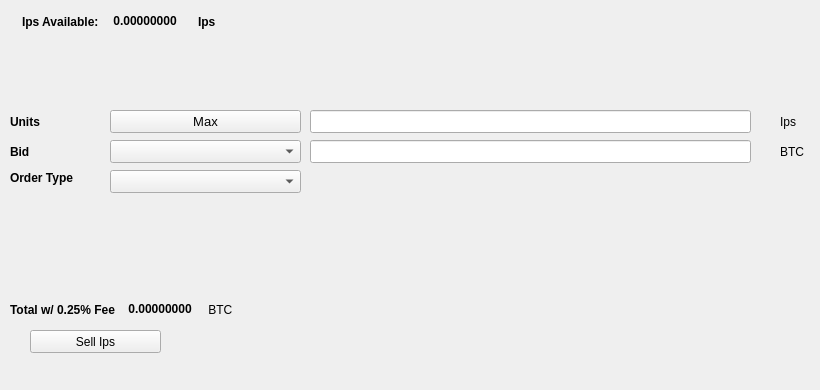
   <widget class="QWidget" name="SellTab">
    <attribute name="title">
     <string>Sell</string>
    </attribute>
    <widget class="QLabel" name="label_16">
     <property name="geometry">
      <rect>
       <x>780</x>
       <y>140</y>
       <width>31</width>
       <height>23</height>
      </rect>
     </property>
     <property name="text">
      <string>BTC</string>
     </property>
    </widget>
    <widget class="QComboBox" name="SellBidcomboBox">
     <property name="geometry">
      <rect>
       <x>110</x>
       <y>140</y>
       <width>191</width>
       <height>23</height>
      </rect>
     </property>
     <property name="font">
      <font>
       <pointsize>10</pointsize>
      </font>
     </property>
    </widget>
    <widget class="QLabel" name="label_18">
     <property name="geometry">
      <rect>
       <x>10</x>
       <y>110</y>
       <width>46</width>
       <height>23</height>
      </rect>
     </property>
     <property name="font">
      <font>
       <weight>75</weight>
       <bold>true</bold>
      </font>
     </property>
     <property name="text">
      <string>Units</string>
     </property>
    </widget>
    <widget class="QPushButton" name="Sell_Max_Amount">
     <property name="geometry">
      <rect>
       <x>110</x>
       <y>110</y>
       <width>191</width>
       <height>23</height>
      </rect>
     </property>
     <property name="font">
      <font>
       <pointsize>10</pointsize>
      </font>
     </property>
     <property name="text">
      <string>Max</string>
     </property>
    </widget>
    <widget class="QLabel" name="label_20">
     <property name="geometry">
      <rect>
       <x>10</x>
       <y>170</y>
       <width>91</width>
       <height>16</height>
      </rect>
     </property>
     <property name="font">
      <font>
       <weight>75</weight>
       <bold>true</bold>
      </font>
     </property>
     <property name="text">
      <string>Order Type</string>
     </property>
    </widget>
    <widget class="QComboBox" name="SellOrdertypeCombo">
     <property name="geometry">
      <rect>
       <x>110</x>
       <y>170</y>
       <width>191</width>
       <height>23</height>
      </rect>
     </property>
     <property name="font">
      <font>
       <pointsize>10</pointsize>
      </font>
     </property>
    </widget>
    <widget class="QLabel" name="label_21">
     <property name="geometry">
      <rect>
       <x>10</x>
       <y>140</y>
       <width>46</width>
       <height>23</height>
      </rect>
     </property>
     <property name="font">
      <font>
       <weight>75</weight>
       <bold>true</bold>
      </font>
     </property>
     <property name="text">
      <string>Bid</string>
     </property>
    </widget>
    <widget class="QLabel" name="label_22">
     <property name="geometry">
      <rect>
       <x>780</x>
       <y>110</y>
       <width>31</width>
       <height>23</height>
      </rect>
     </property>
     <property name="text">
      <string>Ips</string>
     </property>
    </widget>
    <widget class="QLineEdit" name="UnitsInputIps">
     <property name="geometry">
      <rect>
       <x>310</x>
       <y>110</y>
       <width>441</width>
       <height>23</height>
      </rect>
     </property>
     <property name="font">
      <font>
       <pointsize>9</pointsize>
       <weight>75</weight>
       <bold>true</bold>
      </font>
     </property>
    </widget>
    <widget class="QLineEdit" name="SellBidPriceEdit">
     <property name="geometry">
      <rect>
       <x>310</x>
       <y>140</y>
       <width>441</width>
       <height>23</height>
      </rect>
     </property>
     <property name="font">
      <font>
       <pointsize>9</pointsize>
       <weight>75</weight>
       <bold>true</bold>
      </font>
     </property>
    </widget>
    <widget class="QPushButton" name="SellIpsBTN">
     <property name="geometry">
      <rect>
       <x>30</x>
       <y>330</y>
       <width>131</width>
       <height>23</height>
      </rect>
     </property>
     <property name="text">
      <string>Sell Ips</string>
     </property>
     <property name="icon">
      <iconset resource="../ips">
       <normaloff>:/icons/bitcoin</normaloff>:/icons/bitcoin</iconset>
     </property>
    </widget>
    <widget class="QWidget" name="layoutWidget3">
     <property name="geometry">
      <rect>
       <x>22</x>
       <y>12</y>
       <width>258</width>
       <height>19</height>
      </rect>
     </property>
     <layout class="QHBoxLayout" name="horizontalLayout">
      <item>
       <widget class="QLabel" name="label232_2">
        <property name="font">
         <font>
          <weight>75</weight>
          <bold>true</bold>
         </font>
        </property>
        <property name="text">
         <string>Ips Available:</string>
        </property>
       </widget>
      </item>
      <item>
       <widget class="QLabel" name="IpsAvailableLabel">
        <property name="palette">
         <palette>
          <active>
           <colorrole role="WindowText">
            <brush brushstyle="SolidPattern">
             <color alpha="255">
              <red>0</red>
              <green>0</green>
              <blue>0</blue>
             </color>
            </brush>
           </colorrole>
           <colorrole role="Button">
            <brush brushstyle="SolidPattern">
             <color alpha="255">
              <red>0</red>
              <green>170</green>
              <blue>0</blue>
             </color>
            </brush>
           </colorrole>
           <colorrole role="Light">
            <brush brushstyle="SolidPattern">
             <color alpha="255">
              <red>0</red>
              <green>255</green>
              <blue>0</blue>
             </color>
            </brush>
           </colorrole>
           <colorrole role="Midlight">
            <brush brushstyle="SolidPattern">
             <color alpha="255">
              <red>0</red>
              <green>212</green>
              <blue>0</blue>
             </color>
            </brush>
           </colorrole>
           <colorrole role="Dark">
            <brush brushstyle="SolidPattern">
             <color alpha="255">
              <red>0</red>
              <green>85</green>
              <blue>0</blue>
             </color>
            </brush>
           </colorrole>
           <colorrole role="Mid">
            <brush brushstyle="SolidPattern">
             <color alpha="255">
              <red>0</red>
              <green>113</green>
              <blue>0</blue>
             </color>
            </brush>
           </colorrole>
           <colorrole role="Text">
            <brush brushstyle="SolidPattern">
             <color alpha="255">
              <red>0</red>
              <green>170</green>
              <blue>0</blue>
             </color>
            </brush>
           </colorrole>
           <colorrole role="BrightText">
            <brush brushstyle="SolidPattern">
             <color alpha="255">
              <red>255</red>
              <green>255</green>
              <blue>255</blue>
             </color>
            </brush>
           </colorrole>
           <colorrole role="ButtonText">
            <brush brushstyle="SolidPattern">
             <color alpha="255">
              <red>0</red>
              <green>0</green>
              <blue>0</blue>
             </color>
            </brush>
           </colorrole>
           <colorrole role="Base">
            <brush brushstyle="SolidPattern">
             <color alpha="255">
              <red>255</red>
              <green>255</green>
              <blue>255</blue>
             </color>
            </brush>
           </colorrole>
           <colorrole role="Window">
            <brush brushstyle="SolidPattern">
             <color alpha="255">
              <red>0</red>
              <green>170</green>
              <blue>0</blue>
             </color>
            </brush>
           </colorrole>
           <colorrole role="Shadow">
            <brush brushstyle="SolidPattern">
             <color alpha="255">
              <red>0</red>
              <green>0</green>
              <blue>0</blue>
             </color>
            </brush>
           </colorrole>
           <colorrole role="AlternateBase">
            <brush brushstyle="SolidPattern">
             <color alpha="255">
              <red>127</red>
              <green>212</green>
              <blue>127</blue>
             </color>
            </brush>
           </colorrole>
           <colorrole role="ToolTipBase">
            <brush brushstyle="SolidPattern">
             <color alpha="255">
              <red>255</red>
              <green>255</green>
              <blue>220</blue>
             </color>
            </brush>
           </colorrole>
           <colorrole role="ToolTipText">
            <brush brushstyle="SolidPattern">
             <color alpha="255">
              <red>0</red>
              <green>0</green>
              <blue>0</blue>
             </color>
            </brush>
           </colorrole>
          </active>
          <inactive>
           <colorrole role="WindowText">
            <brush brushstyle="SolidPattern">
             <color alpha="255">
              <red>0</red>
              <green>0</green>
              <blue>0</blue>
             </color>
            </brush>
           </colorrole>
           <colorrole role="Button">
            <brush brushstyle="SolidPattern">
             <color alpha="255">
              <red>0</red>
              <green>170</green>
              <blue>0</blue>
             </color>
            </brush>
           </colorrole>
           <colorrole role="Light">
            <brush brushstyle="SolidPattern">
             <color alpha="255">
              <red>0</red>
              <green>255</green>
              <blue>0</blue>
             </color>
            </brush>
           </colorrole>
           <colorrole role="Midlight">
            <brush brushstyle="SolidPattern">
             <color alpha="255">
              <red>0</red>
              <green>212</green>
              <blue>0</blue>
             </color>
            </brush>
           </colorrole>
           <colorrole role="Dark">
            <brush brushstyle="SolidPattern">
             <color alpha="255">
              <red>0</red>
              <green>85</green>
              <blue>0</blue>
             </color>
            </brush>
           </colorrole>
           <colorrole role="Mid">
            <brush brushstyle="SolidPattern">
             <color alpha="255">
              <red>0</red>
              <green>113</green>
              <blue>0</blue>
             </color>
            </brush>
           </colorrole>
           <colorrole role="Text">
            <brush brushstyle="SolidPattern">
             <color alpha="255">
              <red>0</red>
              <green>170</green>
              <blue>0</blue>
             </color>
            </brush>
           </colorrole>
           <colorrole role="BrightText">
            <brush brushstyle="SolidPattern">
             <color alpha="255">
              <red>255</red>
              <green>255</green>
              <blue>255</blue>
             </color>
            </brush>
           </colorrole>
           <colorrole role="ButtonText">
            <brush brushstyle="SolidPattern">
             <color alpha="255">
              <red>0</red>
              <green>0</green>
              <blue>0</blue>
             </color>
            </brush>
           </colorrole>
           <colorrole role="Base">
            <brush brushstyle="SolidPattern">
             <color alpha="255">
              <red>255</red>
              <green>255</green>
              <blue>255</blue>
             </color>
            </brush>
           </colorrole>
           <colorrole role="Window">
            <brush brushstyle="SolidPattern">
             <color alpha="255">
              <red>0</red>
              <green>170</green>
              <blue>0</blue>
             </color>
            </brush>
           </colorrole>
           <colorrole role="Shadow">
            <brush brushstyle="SolidPattern">
             <color alpha="255">
              <red>0</red>
              <green>0</green>
              <blue>0</blue>
             </color>
            </brush>
           </colorrole>
           <colorrole role="AlternateBase">
            <brush brushstyle="SolidPattern">
             <color alpha="255">
              <red>127</red>
              <green>212</green>
              <blue>127</blue>
             </color>
            </brush>
           </colorrole>
           <colorrole role="ToolTipBase">
            <brush brushstyle="SolidPattern">
             <color alpha="255">
              <red>255</red>
              <green>255</green>
              <blue>220</blue>
             </color>
            </brush>
           </colorrole>
           <colorrole role="ToolTipText">
            <brush brushstyle="SolidPattern">
             <color alpha="255">
              <red>0</red>
              <green>0</green>
              <blue>0</blue>
             </color>
            </brush>
           </colorrole>
          </inactive>
          <disabled>
           <colorrole role="WindowText">
            <brush brushstyle="SolidPattern">
             <color alpha="255">
              <red>0</red>
              <green>85</green>
              <blue>0</blue>
             </color>
            </brush>
           </colorrole>
           <colorrole role="Button">
            <brush brushstyle="SolidPattern">
             <color alpha="255">
              <red>0</red>
              <green>170</green>
              <blue>0</blue>
             </color>
            </brush>
           </colorrole>
           <colorrole role="Light">
            <brush brushstyle="SolidPattern">
             <color alpha="255">
              <red>0</red>
              <green>255</green>
              <blue>0</blue>
             </color>
            </brush>
           </colorrole>
           <colorrole role="Midlight">
            <brush brushstyle="SolidPattern">
             <color alpha="255">
              <red>0</red>
              <green>212</green>
              <blue>0</blue>
             </color>
            </brush>
           </colorrole>
           <colorrole role="Dark">
            <brush brushstyle="SolidPattern">
             <color alpha="255">
              <red>0</red>
              <green>85</green>
              <blue>0</blue>
             </color>
            </brush>
           </colorrole>
           <colorrole role="Mid">
            <brush brushstyle="SolidPattern">
             <color alpha="255">
              <red>0</red>
              <green>113</green>
              <blue>0</blue>
             </color>
            </brush>
           </colorrole>
           <colorrole role="Text">
            <brush brushstyle="SolidPattern">
             <color alpha="255">
              <red>0</red>
              <green>85</green>
              <blue>0</blue>
             </color>
            </brush>
           </colorrole>
           <colorrole role="BrightText">
            <brush brushstyle="SolidPattern">
             <color alpha="255">
              <red>255</red>
              <green>255</green>
              <blue>255</blue>
             </color>
            </brush>
           </colorrole>
           <colorrole role="ButtonText">
            <brush brushstyle="SolidPattern">
             <color alpha="255">
              <red>0</red>
              <green>85</green>
              <blue>0</blue>
             </color>
            </brush>
           </colorrole>
           <colorrole role="Base">
            <brush brushstyle="SolidPattern">
             <color alpha="255">
              <red>0</red>
              <green>170</green>
              <blue>0</blue>
             </color>
            </brush>
           </colorrole>
           <colorrole role="Window">
            <brush brushstyle="SolidPattern">
             <color alpha="255">
              <red>0</red>
              <green>170</green>
              <blue>0</blue>
             </color>
            </brush>
           </colorrole>
           <colorrole role="Shadow">
            <brush brushstyle="SolidPattern">
             <color alpha="255">
              <red>0</red>
              <green>0</green>
              <blue>0</blue>
             </color>
            </brush>
           </colorrole>
           <colorrole role="AlternateBase">
            <brush brushstyle="SolidPattern">
             <color alpha="255">
              <red>0</red>
              <green>170</green>
              <blue>0</blue>
             </color>
            </brush>
           </colorrole>
           <colorrole role="ToolTipBase">
            <brush brushstyle="SolidPattern">
             <color alpha="255">
              <red>255</red>
              <green>255</green>
              <blue>220</blue>
             </color>
            </brush>
           </colorrole>
           <colorrole role="ToolTipText">
            <brush brushstyle="SolidPattern">
             <color alpha="255">
              <red>0</red>
              <green>0</green>
              <blue>0</blue>
             </color>
            </brush>
           </colorrole>
          </disabled>
         </palette>
        </property>
        <property name="font">
         <font>
          <weight>75</weight>
          <bold>true</bold>
         </font>
        </property>
        <property name="text">
         <string> 0.00000000 </string>
        </property>
        <property name="textInteractionFlags">
         <set>Qt::LinksAccessibleByMouse|Qt::TextSelectableByKeyboard|Qt::TextSelectableByMouse</set>
        </property>
       </widget>
      </item>
      <item>
       <widget class="QLabel" name="labelIps">
        <property name="font">
         <font>
          <weight>75</weight>
          <bold>true</bold>
         </font>
        </property>
        <property name="text">
         <string>Ips</string>
        </property>
       </widget>
      </item>
     </layout>
    </widget>
    <widget class="QWidget" name="layoutWidget">
     <property name="geometry">
      <rect>
       <x>10</x>
       <y>300</y>
       <width>268</width>
       <height>19</height>
      </rect>
     </property>
     <layout class="QHBoxLayout" name="horizontalLayout_2">
      <item>
       <widget class="QLabel" name="label_19">
        <property name="font">
         <font>
          <weight>75</weight>
          <bold>true</bold>
         </font>
        </property>
        <property name="text">
         <string>Total w/ 0.25% Fee </string>
        </property>
       </widget>
      </item>
      <item>
       <widget class="QLabel" name="SellCostLabel">
        <property name="palette">
         <palette>
          <active>
           <colorrole role="WindowText">
            <brush brushstyle="SolidPattern">
             <color alpha="255">
              <red>0</red>
              <green>0</green>
              <blue>0</blue>
             </color>
            </brush>
           </colorrole>
           <colorrole role="Button">
            <brush brushstyle="SolidPattern">
             <color alpha="255">
              <red>0</red>
              <green>170</green>
              <blue>0</blue>
             </color>
            </brush>
           </colorrole>
           <colorrole role="Light">
            <brush brushstyle="SolidPattern">
             <color alpha="255">
              <red>0</red>
              <green>255</green>
              <blue>0</blue>
             </color>
            </brush>
           </colorrole>
           <colorrole role="Midlight">
            <brush brushstyle="SolidPattern">
             <color alpha="255">
              <red>0</red>
              <green>212</green>
              <blue>0</blue>
             </color>
            </brush>
           </colorrole>
           <colorrole role="Dark">
            <brush brushstyle="SolidPattern">
             <color alpha="255">
              <red>0</red>
              <green>85</green>
              <blue>0</blue>
             </color>
            </brush>
           </colorrole>
           <colorrole role="Mid">
            <brush brushstyle="SolidPattern">
             <color alpha="255">
              <red>0</red>
              <green>113</green>
              <blue>0</blue>
             </color>
            </brush>
           </colorrole>
           <colorrole role="Text">
            <brush brushstyle="SolidPattern">
             <color alpha="255">
              <red>0</red>
              <green>170</green>
              <blue>0</blue>
             </color>
            </brush>
           </colorrole>
           <colorrole role="BrightText">
            <brush brushstyle="SolidPattern">
             <color alpha="255">
              <red>255</red>
              <green>255</green>
              <blue>255</blue>
             </color>
            </brush>
           </colorrole>
           <colorrole role="ButtonText">
            <brush brushstyle="SolidPattern">
             <color alpha="255">
              <red>0</red>
              <green>0</green>
              <blue>0</blue>
             </color>
            </brush>
           </colorrole>
           <colorrole role="Base">
            <brush brushstyle="SolidPattern">
             <color alpha="255">
              <red>255</red>
              <green>255</green>
              <blue>255</blue>
             </color>
            </brush>
           </colorrole>
           <colorrole role="Window">
            <brush brushstyle="SolidPattern">
             <color alpha="255">
              <red>0</red>
              <green>170</green>
              <blue>0</blue>
             </color>
            </brush>
           </colorrole>
           <colorrole role="Shadow">
            <brush brushstyle="SolidPattern">
             <color alpha="255">
              <red>0</red>
              <green>0</green>
              <blue>0</blue>
             </color>
            </brush>
           </colorrole>
           <colorrole role="AlternateBase">
            <brush brushstyle="SolidPattern">
             <color alpha="255">
              <red>127</red>
              <green>212</green>
              <blue>127</blue>
             </color>
            </brush>
           </colorrole>
           <colorrole role="ToolTipBase">
            <brush brushstyle="SolidPattern">
             <color alpha="255">
              <red>255</red>
              <green>255</green>
              <blue>220</blue>
             </color>
            </brush>
           </colorrole>
           <colorrole role="ToolTipText">
            <brush brushstyle="SolidPattern">
             <color alpha="255">
              <red>0</red>
              <green>0</green>
              <blue>0</blue>
             </color>
            </brush>
           </colorrole>
          </active>
          <inactive>
           <colorrole role="WindowText">
            <brush brushstyle="SolidPattern">
             <color alpha="255">
              <red>0</red>
              <green>0</green>
              <blue>0</blue>
             </color>
            </brush>
           </colorrole>
           <colorrole role="Button">
            <brush brushstyle="SolidPattern">
             <color alpha="255">
              <red>0</red>
              <green>170</green>
              <blue>0</blue>
             </color>
            </brush>
           </colorrole>
           <colorrole role="Light">
            <brush brushstyle="SolidPattern">
             <color alpha="255">
              <red>0</red>
              <green>255</green>
              <blue>0</blue>
             </color>
            </brush>
           </colorrole>
           <colorrole role="Midlight">
            <brush brushstyle="SolidPattern">
             <color alpha="255">
              <red>0</red>
              <green>212</green>
              <blue>0</blue>
             </color>
            </brush>
           </colorrole>
           <colorrole role="Dark">
            <brush brushstyle="SolidPattern">
             <color alpha="255">
              <red>0</red>
              <green>85</green>
              <blue>0</blue>
             </color>
            </brush>
           </colorrole>
           <colorrole role="Mid">
            <brush brushstyle="SolidPattern">
             <color alpha="255">
              <red>0</red>
              <green>113</green>
              <blue>0</blue>
             </color>
            </brush>
           </colorrole>
           <colorrole role="Text">
            <brush brushstyle="SolidPattern">
             <color alpha="255">
              <red>0</red>
              <green>170</green>
              <blue>0</blue>
             </color>
            </brush>
           </colorrole>
           <colorrole role="BrightText">
            <brush brushstyle="SolidPattern">
             <color alpha="255">
              <red>255</red>
              <green>255</green>
              <blue>255</blue>
             </color>
            </brush>
           </colorrole>
           <colorrole role="ButtonText">
            <brush brushstyle="SolidPattern">
             <color alpha="255">
              <red>0</red>
              <green>0</green>
              <blue>0</blue>
             </color>
            </brush>
           </colorrole>
           <colorrole role="Base">
            <brush brushstyle="SolidPattern">
             <color alpha="255">
              <red>255</red>
              <green>255</green>
              <blue>255</blue>
             </color>
            </brush>
           </colorrole>
           <colorrole role="Window">
            <brush brushstyle="SolidPattern">
             <color alpha="255">
              <red>0</red>
              <green>170</green>
              <blue>0</blue>
             </color>
            </brush>
           </colorrole>
           <colorrole role="Shadow">
            <brush brushstyle="SolidPattern">
             <color alpha="255">
              <red>0</red>
              <green>0</green>
              <blue>0</blue>
             </color>
            </brush>
           </colorrole>
           <colorrole role="AlternateBase">
            <brush brushstyle="SolidPattern">
             <color alpha="255">
              <red>127</red>
              <green>212</green>
              <blue>127</blue>
             </color>
            </brush>
           </colorrole>
           <colorrole role="ToolTipBase">
            <brush brushstyle="SolidPattern">
             <color alpha="255">
              <red>255</red>
              <green>255</green>
              <blue>220</blue>
             </color>
            </brush>
           </colorrole>
           <colorrole role="ToolTipText">
            <brush brushstyle="SolidPattern">
             <color alpha="255">
              <red>0</red>
              <green>0</green>
              <blue>0</blue>
             </color>
            </brush>
           </colorrole>
          </inactive>
          <disabled>
           <colorrole role="WindowText">
            <brush brushstyle="SolidPattern">
             <color alpha="255">
              <red>0</red>
              <green>85</green>
              <blue>0</blue>
             </color>
            </brush>
           </colorrole>
           <colorrole role="Button">
            <brush brushstyle="SolidPattern">
             <color alpha="255">
              <red>0</red>
              <green>170</green>
              <blue>0</blue>
             </color>
            </brush>
           </colorrole>
           <colorrole role="Light">
            <brush brushstyle="SolidPattern">
             <color alpha="255">
              <red>0</red>
              <green>255</green>
              <blue>0</blue>
             </color>
            </brush>
           </colorrole>
           <colorrole role="Midlight">
            <brush brushstyle="SolidPattern">
             <color alpha="255">
              <red>0</red>
              <green>212</green>
              <blue>0</blue>
             </color>
            </brush>
           </colorrole>
           <colorrole role="Dark">
            <brush brushstyle="SolidPattern">
             <color alpha="255">
              <red>0</red>
              <green>85</green>
              <blue>0</blue>
             </color>
            </brush>
           </colorrole>
           <colorrole role="Mid">
            <brush brushstyle="SolidPattern">
             <color alpha="255">
              <red>0</red>
              <green>113</green>
              <blue>0</blue>
             </color>
            </brush>
           </colorrole>
           <colorrole role="Text">
            <brush brushstyle="SolidPattern">
             <color alpha="255">
              <red>0</red>
              <green>85</green>
              <blue>0</blue>
             </color>
            </brush>
           </colorrole>
           <colorrole role="BrightText">
            <brush brushstyle="SolidPattern">
             <color alpha="255">
              <red>255</red>
              <green>255</green>
              <blue>255</blue>
             </color>
            </brush>
           </colorrole>
           <colorrole role="ButtonText">
            <brush brushstyle="SolidPattern">
             <color alpha="255">
              <red>0</red>
              <green>85</green>
              <blue>0</blue>
             </color>
            </brush>
           </colorrole>
           <colorrole role="Base">
            <brush brushstyle="SolidPattern">
             <color alpha="255">
              <red>0</red>
              <green>170</green>
              <blue>0</blue>
             </color>
            </brush>
           </colorrole>
           <colorrole role="Window">
            <brush brushstyle="SolidPattern">
             <color alpha="255">
              <red>0</red>
              <green>170</green>
              <blue>0</blue>
             </color>
            </brush>
           </colorrole>
           <colorrole role="Shadow">
            <brush brushstyle="SolidPattern">
             <color alpha="255">
              <red>0</red>
              <green>0</green>
              <blue>0</blue>
             </color>
            </brush>
           </colorrole>
           <colorrole role="AlternateBase">
            <brush brushstyle="SolidPattern">
             <color alpha="255">
              <red>0</red>
              <green>170</green>
              <blue>0</blue>
             </color>
            </brush>
           </colorrole>
           <colorrole role="ToolTipBase">
            <brush brushstyle="SolidPattern">
             <color alpha="255">
              <red>255</red>
              <green>255</green>
              <blue>220</blue>
             </color>
            </brush>
           </colorrole>
           <colorrole role="ToolTipText">
            <brush brushstyle="SolidPattern">
             <color alpha="255">
              <red>0</red>
              <green>0</green>
              <blue>0</blue>
             </color>
            </brush>
           </colorrole>
          </disabled>
         </palette>
        </property>
        <property name="font">
         <font>
          <weight>75</weight>
          <bold>true</bold>
         </font>
        </property>
        <property name="autoFillBackground">
         <bool>false</bool>
        </property>
        <property name="text">
         <string> 0.00000000</string>
        </property>
        <property name="textInteractionFlags">
         <set>Qt::LinksAccessibleByMouse|Qt::TextSelectableByMouse</set>
        </property>
       </widget>
      </item>
      <item>
       <widget class="QLabel" name="label_17">
        <property name="font">
         <font>
          <weight>50</weight>
          <bold>false</bold>
         </font>
        </property>
        <property name="text">
         <string> BTC</string>
        </property>
       </widget>
      </item>
     </layout>
    </widget>
    <widget class="QLabel" name="label_23">
     <property name="geometry">
      <rect>
       <x>460</x>
       <y>300</y>
       <width>281</width>
       <height>81</height>
      </rect>
     </property>
     <property name="text">
      <string/>
     </property>
     <property name="pixmap">
      <pixmap>:/images/bittrex</pixmap>
     </property>
    </widget>
   </widget>
